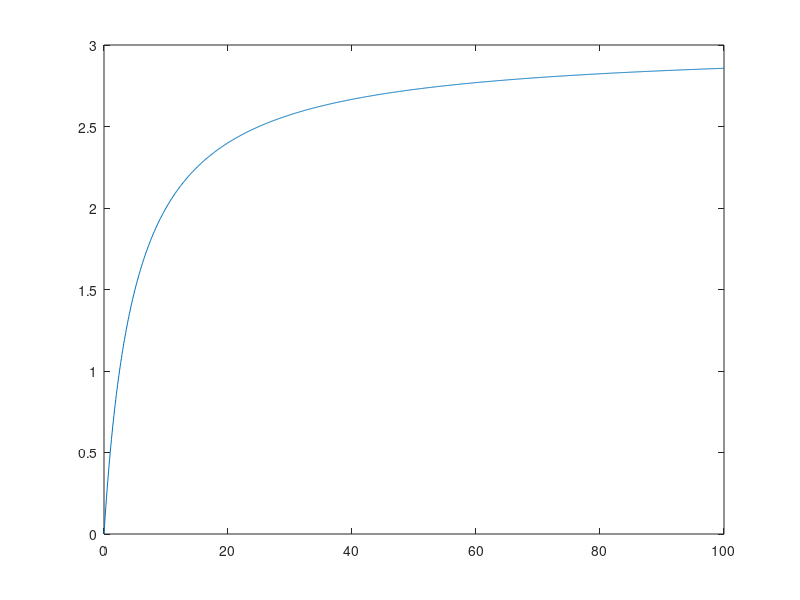

MATLAB code to generate this figure:



%% Michaelis Menten curve
% Simple example

C = [0:.1:100];
Vmax = 3;
halfmax = 5;
V = (C.*Vmax)./(C+halfmax);

figure(1), plot(C,V);